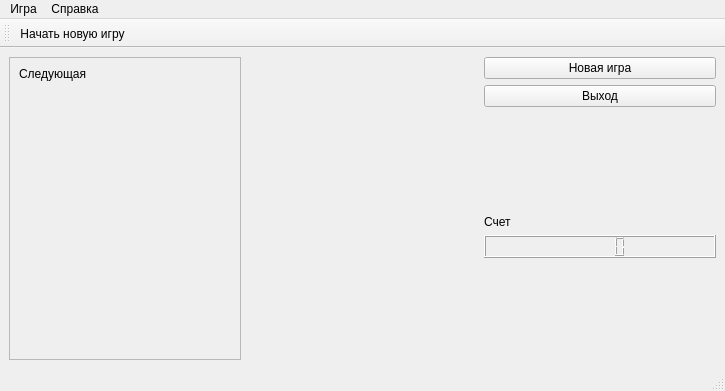
<?xml version="1.0" encoding="UTF-8"?>
<ui version="4.0">
 <class>MainWindow</class>
 <widget class="QMainWindow" name="MainWindow">
  <property name="geometry">
   <rect>
    <x>0</x>
    <y>0</y>
    <width>725</width>
    <height>391</height>
   </rect>
  </property>
  <property name="sizePolicy">
   <sizepolicy hsizetype="Preferred" vsizetype="Preferred">
    <horstretch>0</horstretch>
    <verstretch>0</verstretch>
   </sizepolicy>
  </property>
  <property name="windowTitle">
   <string>MainWindow</string>
  </property>
  <widget class="QWidget" name="centralwidget">
   <layout class="QGridLayout" name="gridLayout_2">
    <item row="0" column="0">
     <layout class="QVBoxLayout" name="verticalLayout">
      <item>
       <widget class="QFrame" name="frame">
        <property name="sizePolicy">
         <sizepolicy hsizetype="Preferred" vsizetype="MinimumExpanding">
          <horstretch>0</horstretch>
          <verstretch>0</verstretch>
         </sizepolicy>
        </property>
        <property name="frameShape">
         <enum>QFrame::StyledPanel</enum>
        </property>
        <property name="frameShadow">
         <enum>QFrame::Raised</enum>
        </property>
        <layout class="QGridLayout" name="gridLayout">
         <item row="0" column="0">
          <widget class="QLabel" name="nextLbl">
           <property name="sizePolicy">
            <sizepolicy hsizetype="Minimum" vsizetype="Minimum">
             <horstretch>0</horstretch>
             <verstretch>0</verstretch>
            </sizepolicy>
           </property>
           <property name="text">
            <string>Следующая</string>
           </property>
          </widget>
         </item>
         <item row="1" column="0">
          <spacer name="verticalSpacer">
           <property name="orientation">
            <enum>Qt::Vertical</enum>
           </property>
           <property name="sizeHint" stdset="0">
            <size>
             <width>20</width>
             <height>40</height>
            </size>
           </property>
          </spacer>
         </item>
        </layout>
       </widget>
      </item>
     </layout>
    </item>
    <item row="0" column="1">
     <widget class="glass" name="widget" native="true">
      <property name="sizePolicy">
       <sizepolicy hsizetype="Preferred" vsizetype="Preferred">
        <horstretch>0</horstretch>
        <verstretch>0</verstretch>
       </sizepolicy>
      </property>
      <property name="minimumSize">
       <size>
        <width>231</width>
        <height>299</height>
       </size>
      </property>
      <property name="maximumSize">
       <size>
        <width>231</width>
        <height>299</height>
       </size>
      </property>
      <property name="focusPolicy">
       <enum>Qt::StrongFocus</enum>
      </property>
      <property name="rows" stdset="0">
       <UInt>20</UInt>
      </property>
      <property name="columns" stdset="0">
       <UInt>10</UInt>
      </property>
     </widget>
    </item>
    <item row="0" column="2">
     <layout class="QVBoxLayout" name="verticalLayout_3">
      <item>
       <widget class="QPushButton" name="newGameBtn">
        <property name="text">
         <string>Новая игра</string>
        </property>
       </widget>
      </item>
      <item>
       <widget class="QPushButton" name="exitBtn">
        <property name="text">
         <string>Выход</string>
        </property>
       </widget>
      </item>
      <item>
       <spacer name="verticalSpacer_2">
        <property name="orientation">
         <enum>Qt::Vertical</enum>
        </property>
        <property name="sizeHint" stdset="0">
         <size>
          <width>20</width>
          <height>40</height>
         </size>
        </property>
       </spacer>
      </item>
      <item>
       <widget class="QLabel" name="label_2">
        <property name="text">
         <string>Счет</string>
        </property>
       </widget>
      </item>
      <item>
       <widget class="QLCDNumber" name="lcdNumber"/>
      </item>
      <item>
       <spacer name="verticalSpacer_3">
        <property name="orientation">
         <enum>Qt::Vertical</enum>
        </property>
        <property name="sizeHint" stdset="0">
         <size>
          <width>20</width>
          <height>40</height>
         </size>
        </property>
       </spacer>
      </item>
     </layout>
    </item>
   </layout>
  </widget>
  <widget class="QMenuBar" name="menubar">
   <property name="geometry">
    <rect>
     <x>0</x>
     <y>0</y>
     <width>725</width>
     <height>21</height>
    </rect>
   </property>
   <widget class="QMenu" name="menu">
    <property name="title">
     <string>Игра</string>
    </property>
    <addaction name="action"/>
   </widget>
   <widget class="QMenu" name="menu_2">
    <property name="title">
     <string>Справка</string>
    </property>
   </widget>
   <addaction name="menu"/>
   <addaction name="menu_2"/>
  </widget>
  <widget class="QStatusBar" name="statusbar"/>
  <widget class="QToolBar" name="toolBar">
   <property name="windowTitle">
    <string>toolBar</string>
   </property>
   <attribute name="toolBarArea">
    <enum>TopToolBarArea</enum>
   </attribute>
   <attribute name="toolBarBreak">
    <bool>false</bool>
   </attribute>
   <addaction name="action"/>
  </widget>
  <action name="action">
   <property name="text">
    <string>Начать новую игру</string>
   </property>
  </action>
 </widget>
 <customwidgets>
  <customwidget>
   <class>glass</class>
   <extends>QWidget</extends>
   <header>glass.h</header>
   <container>1</container>
   <slots>
    <slot>slotNewGame()</slot>
   </slots>
  </customwidget>
 </customwidgets>
 <resources/>
 <connections>
  <connection>
   <sender>action</sender>
   <signal>triggered()</signal>
   <receiver>widget</receiver>
   <slot>slotNewGame()</slot>
   <hints>
    <hint type="sourcelabel">
     <x>-1</x>
     <y>-1</y>
    </hint>
    <hint type="destinationlabel">
     <x>344</x>
     <y>258</y>
    </hint>
   </hints>
  </connection>
  <connection>
   <sender>newGameBtn</sender>
   <signal>clicked()</signal>
   <receiver>widget</receiver>
   <slot>slotNewGame()</slot>
   <hints>
    <hint type="sourcelabel">
     <x>539</x>
     <y>63</y>
    </hint>
    <hint type="destinationlabel">
     <x>374</x>
     <y>131</y>
    </hint>
   </hints>
  </connection>
  <connection>
   <sender>exitBtn</sender>
   <signal>clicked()</signal>
   <receiver>MainWindow</receiver>
   <slot>close()</slot>
   <hints>
    <hint type="sourcelabel">
     <x>589</x>
     <y>101</y>
    </hint>
    <hint type="destinationlabel">
     <x>593</x>
     <y>143</y>
    </hint>
   </hints>
  </connection>
 </connections>
</ui>
